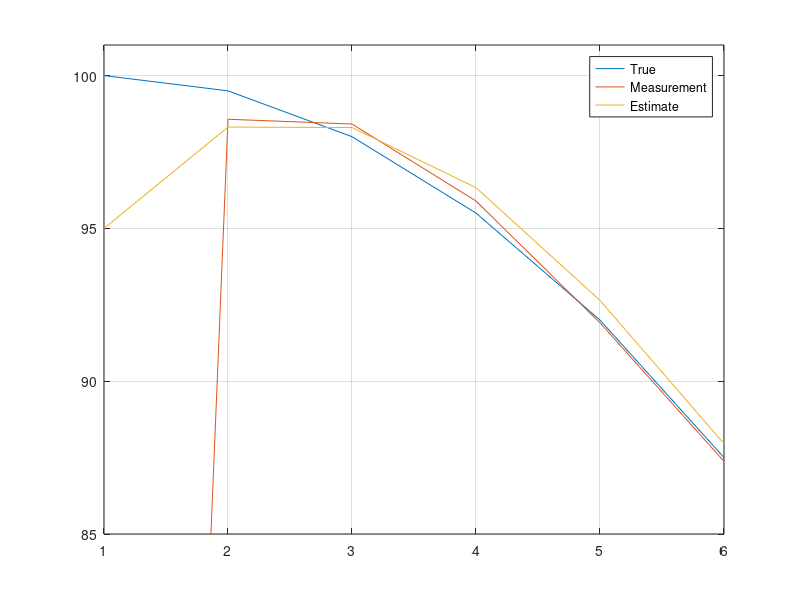

Source code (MATLAB):
F = [1 1; 0 1];
H = [1 0];
G = [0.5; 1];
g = 1;

Q = [0 0;0 0];
R = 1;

P0 = [];
x0 = [100; 0];

n = 6;
u = -g;

x = zeros(2,n);
z = zeros(n,1);
w = 0.5*randn(n,1);

xs = @(xa) F*xa + G*u';

x(:,1) = x0;
for k = 2:n
    x(:,k) = xs(x(:,k-1))
    z(k) = H*x(:,k) + w(k)
end

xp = zeros(2,n);
xc = zeros(2,n);

Pp = zeros(2,2,n);
Pc = zeros(2,2,n);

xc0 = [95; 1];
Pc0 = [10 0;0 1];

xc(:,1) = xc0;
Pc(:,:,1) = Pc0;

for k = 2:n
    % Prediccion
    xp(:,k) = F*xc(:,k-1) + G*u;
    Pp(:,:,k) = F*Pc(:,:,k-1)*F' + Q;
    
    % Correccion
    S = H*Pp(:,:,k)*H' + R;
    K = Pp(:,:,k)*H'*inv(S);
    xc(:,k) = xp(:,k) + K*(z(k) - H*xp(:,k));
    Pc(:,:,k) = Pp(:,:,k) - K*S*K';
end

t = 1:6;
plot(t, x(1,:), t, z, t, xc(1,:))
axis([1,6,85,101])
grid;
legend('True', 'Measurement','Estimate')
